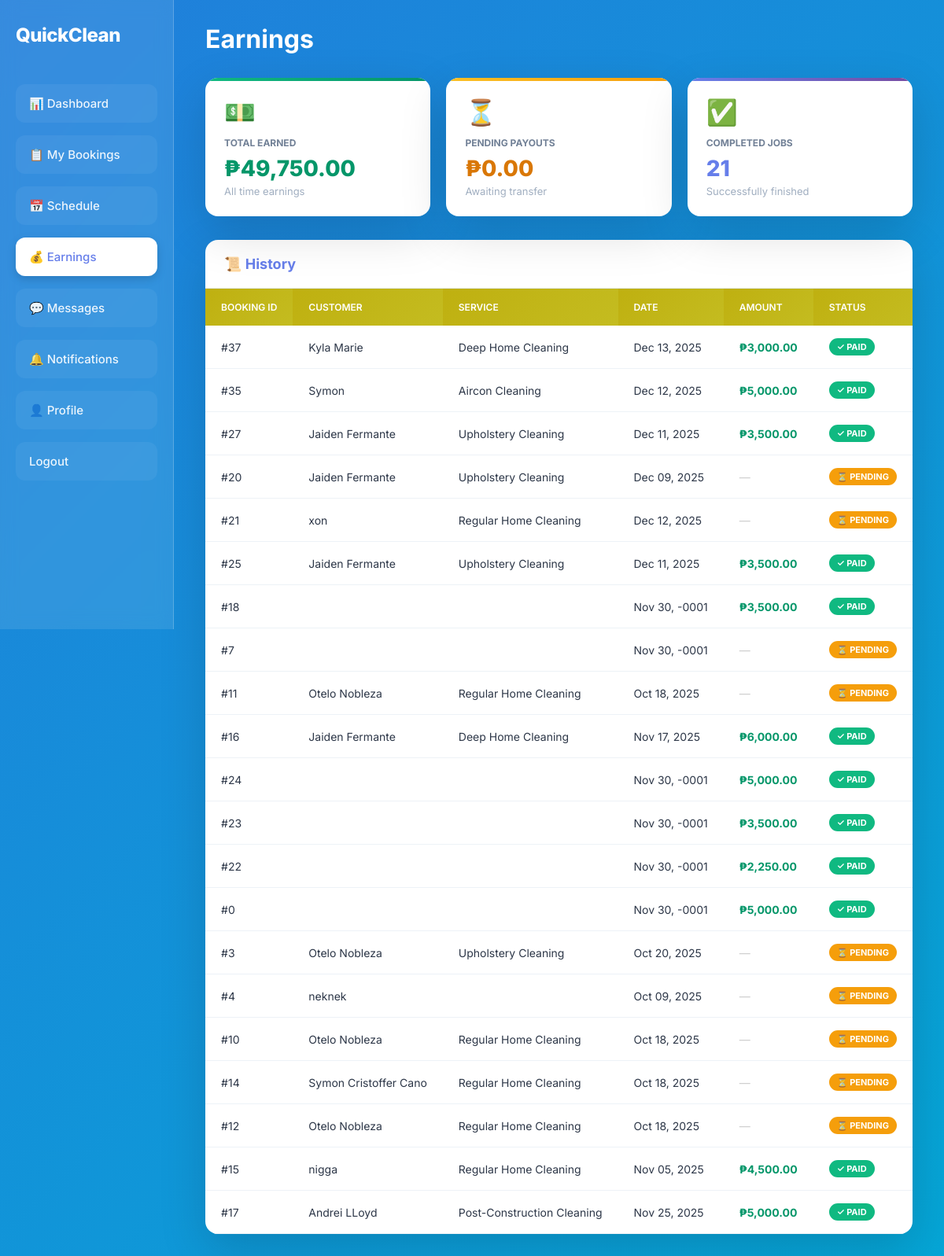
/Cleaner/earnings.php, run on the app's committed database.
### tables this page shows
CREATE TABLE `payments` (
  `payment_id` int(11) NOT NULL,
  `booking_id` int(11) NOT NULL,
  `user_id` int(11) NOT NULL,
  `amount` decimal(10,2) NOT NULL,
  `payment_method` enum('qrcode') DEFAULT 'qrcode',
  `payment_status` enum('pending','paid','failed','refunded') DEFAULT 'pending',
  `transaction_id` varchar(100) DEFAULT NULL,
  `payment_date` timestamp NULL DEFAULT current_timestamp()
);

CREATE TABLE `transactions` (
  `transaction_id` int(11) NOT NULL,
  `booking_id` int(11) NOT NULL,
  `customer_name` varchar(100) NOT NULL,
  `service_name` varchar(100) NOT NULL,
  `date` date NOT NULL,
  `time` varchar(50) DEFAULT NULL,
  `address` text DEFAULT NULL,
  `phone` varchar(20) DEFAULT NULL,
  `email` varchar(100) DEFAULT NULL,
  `status` enum('on the way','completed') DEFAULT 'on the way',
  `action_date` timestamp NULL DEFAULT current_timestamp(),
  `proof_image` varchar(255) DEFAULT NULL,
  `completed_at` timestamp NULL DEFAULT NULL
);

### Cleaner/earnings.php (the view, shortened to what this page needs)
<?php
$host = "localhost";
$user = "root";
$pass = "";
$db   = "quickclean";
$conn = mysqli_connect($host, $user, $pass, $db);
$total_earned_sql = "SELECT SUM(p.amount) as total FROM payments p
                     JOIN transactions t ON p.booking_id = t.booking_id
                     WHERE t.status = 'completed'
                     AND p.payment_status = 'paid'";
$total_earned_result = mysqli_query($conn, $total_earned_sql);
$total_earned = mysqli_fetch_assoc($total_earned_result)['total'] ?? 0;
$pending_payouts_sql = "SELECT SUM(p.amount) as total FROM payments p
                        JOIN transactions t ON p.booking_id = t.booking_id
                        WHERE t.status = 'completed'
                        AND p.payment_status = 'pending'";
$pending_payouts_result = mysqli_query($conn, $pending_payouts_sql);
$pending_payouts = mysqli_fetch_assoc($pending_payouts_result)['total'] ?? 0;
$completed_jobs_sql = "SELECT COUNT(*) as count FROM transactions
                       WHERE status = 'completed'";
$completed_jobs_result = mysqli_query($conn, $completed_jobs_sql);
$completed_jobs = mysqli_fetch_assoc($completed_jobs_result)['count'];
$history_sql = "SELECT
                t.transaction_id,
                t.booking_id,
                t.customer_name,
                t.service_name,
                t.date,
                t.time,
                t.completed_at,
                p.amount,
                p.payment_status,
                p.payment_method,
                p.payment_date
                FROM transactions t
                LEFT JOIN payments p ON t.booking_id = p.booking_id
                WHERE t.status = 'completed'
                ORDER BY t.completed_at DESC";
$history_result = mysqli_query($conn, $history_sql);
?>
<!DOCTYPE html>
<html lang="en">
<head>
</head>
<body>
  <div class="wrapper">
    <div class="sidebar" id="sidebar">
      <div class="sidebar-logo">
        QuickClean
      </div>
      <div class="nav-item"><a href="dashboard.php">📊 Dashboard</a></div>
      <div class="nav-item"><a href="assigned.php">📋 My Bookings</a></div>
      <div class="nav-item"><a href="schedule.php">📅 Schedule</a></div>
      <div class="nav-item"><a href="earnings.php" class="active">💰 Earnings</a></div>
      <div class="nav-item"><a href="cleaner_messages.php">💬 Messages</a></div>
      <div class="nav-item"><a href="cleaner-notification.php">🔔 Notifications</a></div>
      <div class="nav-item"><a href="profile.php">👤 Profile</a></div>
      <div class="nav-item"><a href="logout.php">Logout</a></div>
    </div>
    <div class="content">
      <div class="header">
        <h1>Earnings</h1>
      </div>
      <div class="earnings-grid">
        <div class="earnings-card total">
          <div class="earnings-icon">💵</div>
          <div class="earnings-label">Total Earned</div>
          <div class="earnings-value">₱<?php echo number_format($total_earned, 2); ?></div>
          <div class="earnings-subtext">All time earnings</div>
        </div>
        <div class="earnings-card pending">
          <div class="earnings-icon">⏳</div>
          <div class="earnings-label">Pending Payouts</div>
          <div class="earnings-value">₱<?php echo number_format($pending_payouts, 2); ?></div>
          <div class="earnings-subtext">Awaiting transfer</div>
        </div>
        <div class="earnings-card completed">
          <div class="earnings-icon">✅</div>
          <div class="earnings-label">Completed Jobs</div>
          <div class="earnings-value"><?php echo $completed_jobs; ?></div>
          <div class="earnings-subtext">Successfully finished</div>
        </div>
      </div>
      <div class="card">
        <h2>📜 History</h2>
        <div class="table-container">
          <?php if (mysqli_num_rows($history_result) > 0): ?>
          <table class="table">
            <thead>
              <tr>
                <th>Booking ID</th>
                <th>Customer</th>
                <th>Service</th>
                <th>Date</th>
                <th>Amount</th>
                <th>Status</th>
              </tr>
            </thead>
            <tbody>
              <?php
              while ($transaction = mysqli_fetch_assoc($history_result)) {
                  $payment_status = $transaction['payment_status'] ?? 'pending';
                  $status_class = strtolower($payment_status);
                  $icon = '';
                  if($status_class == 'paid') $icon = '✓ ';
                  if($status_class == 'pending') $icon = '⏳ ';
                  echo "<tr onclick=\"window.location.href='bookingdetails.php?booking=".$transaction['booking_id']."'\">";
                  echo "<td>#".$transaction['booking_id']."</td>";
                  echo "<td>".htmlspecialchars($transaction['customer_name'])."</td>";
                  echo "<td>".htmlspecialchars($transaction['service_name'])."</td>";
                  echo "<td>".date('M d, Y', strtotime($transaction['date']))."</td>";
                  echo "<td>";
                  if ($transaction['amount']) {
                      echo "<span class='amount'>₱".number_format($transaction['amount'], 2)."</span>";
                  } else {
                      echo "<span style='color:#ccc;'>—</span>";
                  }
                  echo "</td>";
                  echo "<td><span class='status-badge ".$status_class."'>".$icon.ucfirst($payment_status)."</span></td>";
                  echo "</tr>";
              }
              ?>
            </tbody>
          </table>
          <?php endif; ?>
        </div>
      </div>
    </div>
  </div>
</body>
</html>

### Cleaner/earnings.php (style rules this page uses)
:root { --primary: #667eea; --primary-dark: #5a67d8; --bg-gradient: linear-gradient(135deg, #217edbff 0%, #05a6d6ff 100%); --glass-bg: rgba(255, 255, 255, 0.1); --glass-border: rgba(255, 255, 255, 0.2); }
* { margin: 0; padding: 0; box-sizing: border-box; }
body { font-family: 'Inter', sans-serif; background: var(--bg-gradient); color: #1a202c; min-height: 100vh; overflow-x: hidden; }
.wrapper { display: flex; min-height: 100vh; position: relative; }
.sidebar { width: 260px; background: var(--glass-bg); backdrop-filter: blur(10px); border-right: 1px solid var(--glass-border); padding: 30px 20px; color: white; height: 100vh; position: sticky; top: 0; z-index: 100; transition: transform 0.3s ease; display: flex; flex-direction: column; }
.sidebar-logo { font-size: 24px; font-weight: 800; margin-bottom: 40px; color: white; letter-spacing: -0.5px; display: flex; justify-content: space-between; align-items: center; }
.nav-item { margin: 8px 0; }
.nav-item a { display: flex; align-items: center; gap: 12px; background: rgba(255, 255, 255, 0.05); padding: 14px 16px; border-radius: 12px; text-decoration: none; color: rgba(255, 255, 255, 0.9); font-size: 15px; font-weight: 500; transition: all 0.2s ease; border: 1px solid transparent; }
.nav-item a.active { background: white; color: var(--primary); box-shadow: 0 4px 12px rgba(0, 0, 0, 0.15); }
.content { flex: 1; padding: 30px 40px; width: 100%; }
.header { margin-bottom: 30px; display: flex; align-items: center; gap: 15px; }
.header h1 { color: white; font-size: 32px; font-weight: 700; }
.earnings-grid { display: grid; grid-template-columns: repeat(auto-fit, minmax(250px, 1fr)); gap: 20px; margin-bottom: 30px; }
.earnings-card { background: white; border-radius: 16px; padding: 24px; box-shadow: 0 20px 60px rgba(0, 0, 0, 0.15); position: relative; overflow: hidden; transition: transform 0.2s; }
.earnings-card::before { content: ''; position: absolute; top: 0; left: 0; right: 0; height: 4px; }
.earnings-card.total::before { background: linear-gradient(90deg, #10b981 0%, #059669 100%); }
.earnings-card.pending::before { background: linear-gradient(90deg, #fbbf24 0%, #f59e0b 100%); }
.earnings-card.completed::before { background: linear-gradient(90deg, #667eea 0%, #764ba2 100%); }
.earnings-icon { font-size: 32px; margin-bottom: 12px; }
.earnings-label { font-size: 12px; color: #718096; font-weight: 700; text-transform: uppercase; margin-bottom: 8px; }
.earnings-value { font-size: 28px; font-weight: 800; color: #2d3748; margin-bottom: 4px; word-break: break-word; }
.earnings-card.total .earnings-value { color: #059669; }
.earnings-card.pending .earnings-value { color: #d97706; }
.earnings-card.completed .earnings-value { color: #667eea; }
.earnings-subtext { font-size: 13px; color: #a0aec0; }
.card { background: white; border-radius: 16px; box-shadow: 0 20px 60px rgba(0, 0, 0, 0.15); margin-bottom: 24px; overflow: hidden; }
.card h2 { padding: 20px 24px; color: var(--primary); font-size: 18px; font-weight: 700; border-bottom: 1px solid #e2e8f0; }
.table-container { width: 100%; overflow-x: auto; -webkit-overflow-scrolling: touch; }
.table { width: 100%; border-collapse: collapse; min-width: 600px; }
.table th { background: linear-gradient(135deg, #bfb010ff 0%, #c4bc20ff 100%); color: white; padding: 16px 20px; text-align: left; font-size: 12px; text-transform: uppercase; font-weight: 600; white-space: nowrap; }
.table td { padding: 16px 20px; border-bottom: 1px solid #edf2f7; color: #2d3748; font-size: 14px; white-space: nowrap; }
.status-badge { display: inline-flex; align-items: center; gap: 5px; padding: 4px 10px; border-radius: 20px; font-size: 11px; font-weight: 700; text-transform: uppercase; color: white; }
.status-badge.paid { background: #10b981; }
.status-badge.pending { background: #f59e0b; }
.amount { font-weight: 700; color: #059669; }

### data on the page
payments: transactions.booking_id "37", transactions.customer_name "Kyla Marie", transactions.service_name "Deep Home Cleaning", transactions.date "Dec 13, 2025", amount "3,000.00", payment_status "✓", payment_status "PAID"
payments: transactions.booking_id "35", transactions.customer_name "Symon", transactions.service_name "Aircon Cleaning", transactions.date "Dec 12, 2025", amount "5,000.00", payment_status "✓", payment_status "PAID"
payments: transactions.booking_id "27", transactions.customer_name "Jaiden Fermante", transactions.service_name "Upholstery Cleaning", transactions.date "Dec 11, 2025", amount "3,500.00", payment_status "✓", payment_status "PAID"
transactions: booking "20", customer_name "Jaiden Fermante", service_name "Upholstery Cleaning", date "Dec 09, 2025", icon "⏳", payment_status "PENDING"
transactions: booking "21", customer_name "xon", service_name "Regular Home Cleaning", date "Dec 12, 2025", icon "⏳", payment_status "PENDING"
payments: transactions.booking_id "25", transactions.customer_name "Jaiden Fermante", transactions.service_name "Upholstery Cleaning", transactions.date "Dec 11, 2025", amount "3,500.00", payment_status "✓", payment_status "PAID"
payments: transactions.booking_id "18", transactions.date "Nov 30, -0001", amount "3,500.00", payment_status "✓", payment_status "PAID"
transactions: booking "7", date "Nov 30, -0001", icon "⏳", payment_status "PENDING"
transactions: booking "11", customer_name "Otelo Nobleza", service_name "Regular Home Cleaning", date "Oct 18, 2025", icon "⏳", payment_status "PENDING"
payments: transactions.booking_id "16", transactions.customer_name "Jaiden Fermante", transactions.service_name "Deep Home Cleaning", transactions.date "Nov 17, 2025", amount "6,000.00", payment_status "✓", payment_status "PAID"
payments: transactions.booking_id "24", transactions.date "Nov 30, -0001", amount "5,000.00", payment_status "✓", payment_status "PAID"
payments: transactions.booking_id "23", transactions.date "Nov 30, -0001", amount "3,500.00", payment_status "✓", payment_status "PAID"
payments: transactions.booking_id "22", transactions.date "Nov 30, -0001", amount "2,250.00", payment_status "✓", payment_status "PAID"
payments: transactions.booking_id "0", transactions.date "Nov 30, -0001", amount "5,000.00", payment_status "✓", payment_status "PAID"
transactions: booking "3", customer_name "Otelo Nobleza", service_name "Upholstery Cleaning", date "Oct 20, 2025", icon "⏳", payment_status "PENDING"
transactions: booking "4", customer_name "neknek", date "Oct 09, 2025", icon "⏳", payment_status "PENDING"
transactions: booking "10", customer_name "Otelo Nobleza", service_name "Regular Home Cleaning", date "Oct 18, 2025", icon "⏳", payment_status "PENDING"
transactions: booking "14", customer_name "Symon Cristoffer Cano", service_name "Regular Home Cleaning", date "Oct 18, 2025", icon "⏳", payment_status "PENDING"
transactions: booking "12", customer_name "Otelo Nobleza", service_name "Regular Home Cleaning", date "Oct 18, 2025", icon "⏳", payment_status "PENDING"
payments: transactions.booking_id "15", transactions.customer_name "nigga", transactions.service_name "Regular Home Cleaning", transactions.date "Nov 05, 2025", amount "4,500.00", payment_status "✓", payment_status "PAID"
payments: transactions.booking_id "17", transactions.customer_name "Andrei LLoyd", transactions.service_name "Post-Construction Cleaning", transactions.date "Nov 25, 2025", amount "5,000.00", payment_status "✓", payment_status "PAID"

### other printed values
$total_earned "49,750.00"
$pending_payouts "0.00"
$completed_jobs "21"
